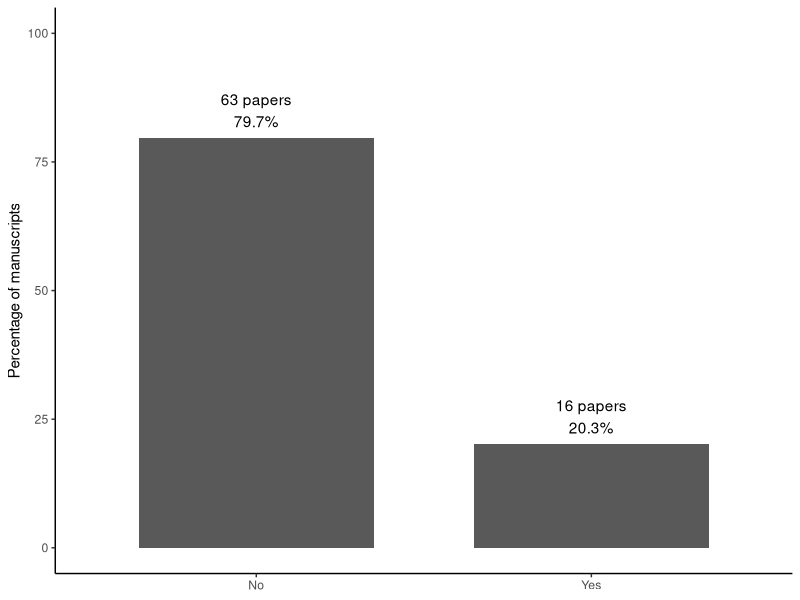
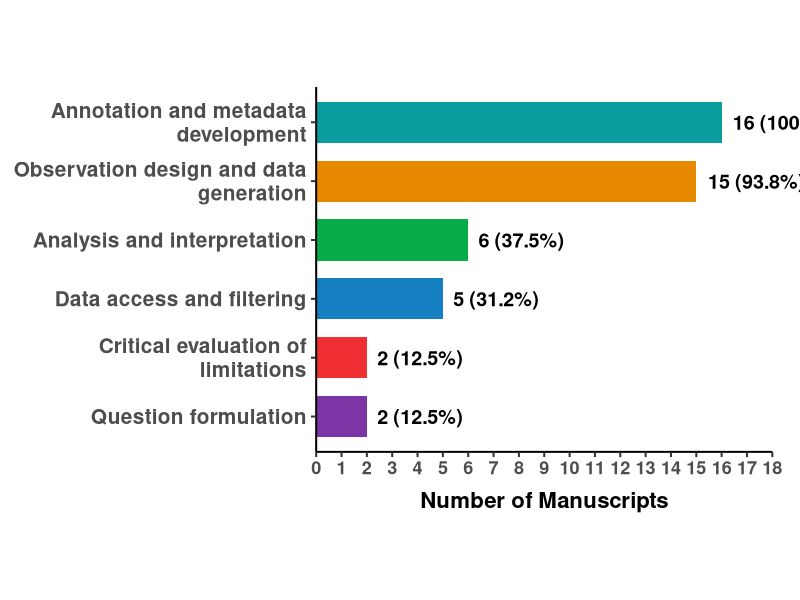

The R source for these figures, in order:
# Load packages
library(tidyverse)
library(ggplot2)
library(UpSetR)

# Read the data
dat <- read.csv(
  "Data/Sample_Literature.csv",
  fileEncoding = "latin1",
  check.names = FALSE
)

#------------------------------------------------------------
# Percentage of all manuscripts that are relevant
#------------------------------------------------------------

relevance_summary <- dat %>%
  count(`Relevant?`) %>%
  mutate(
    Percent = 100 * n / sum(n)
  )

relevance_summary



# Figure 1 Idea
ggplot(relevance_summary,
       aes(x = `Relevant?`, y = Percent)) +
  geom_col(width = 0.7) +
  geom_text(
    aes(label = paste0(n, " papers\n", round(Percent, 1), "%")),
    vjust = -0.3
  ) +
  labs(
    x = NULL,
    y = "Percentage of manuscripts",
  ) +
  ylim(0, 100) +
  theme_classic()


# ==========================================
# Relevant papers by Framework
# ==========================================

# Keep only relevant papers
relevant_dat <- dat %>%
  filter(`Relevant?` == "Yes")

# Names of the six framework columns
categories <- c(
  "Observation design and data generation",
  "Annotation and metadata development",
  "Data access and filtering",
  "Question formulation",
  "Analysis and interpretation",
  "Critical evaluation of limitations"
)

# Count the number of Yes values in each category
category_summary <- relevant_dat %>%
  select(all_of(categories)) %>%
  pivot_longer(
    cols = everything(),
    names_to = "Category",
    values_to = "Included"
  ) %>%
  group_by(Category) %>%
  summarise(
    Number = sum(Included == "Yes", na.rm = TRUE),
    .groups = "drop"
  ) %>%
  mutate(
    Percent = 100 * Number / nrow(relevant_dat),
    Category = factor(Category, levels = categories)
  )

category_summary


# Figure 2 Idea
framework_colors <- c(
  "Observation design and data generation" = "#E88A00",
  "Annotation and metadata development" = "#0A9D9D",
  "Data access and filtering" = "#147FC1",
  "Question formulation" = "#7B35A5",
  "Analysis and interpretation" = "#08AD49",
  "Critical evaluation of limitations" = "#F02F32"
)

# Plot categories in descending order
ggplot(
  category_summary,
  aes(
    x = reorder(Category, Number),
    y = Number,
    fill = Category
  )
) +
  geom_col(width = 0.70) +
  geom_text(
    aes(label = paste0(Number, " (", round(Percent, 1), "%)")),
    hjust = -0.12,
    size = 5,
    fontface = "bold"
  ) +
  coord_flip(clip = "off") +
  scale_fill_manual(values = framework_colors) +
  
  # Wrap long category names onto two lines
  scale_x_discrete(
    labels = function(x) stringr::str_wrap(x, width = 30)
  ) +
  
  # Leave only enough room for the labels
  scale_y_continuous(
    breaks = 0:18,
    limits = c(0, 18),
    expand = expansion(mult = c(0, 0))
  ) +
  
  labs(
    x = NULL,
    y = "Number of Manuscripts"
  ) +
  
  theme_classic(base_size = 15) +
  theme(
    legend.position = "none",
    
    axis.title.x = element_text(
      size = 16,
      face = "bold",
      margin = margin(t = 10)
    ),
    
    axis.text.x = element_text(
      size = 13,
      face = "bold"
    ),
    
    axis.text.y = element_text(
      size = 15,
      face = "bold",
      lineheight = 0.95
    ),
    
    # Controls the actual shape of the plotting panel
    aspect.ratio = 0.80,
    
    plot.margin = margin(
      t = 10,
      r = 20,
      b = 10,
      l = 10
    )
  )
